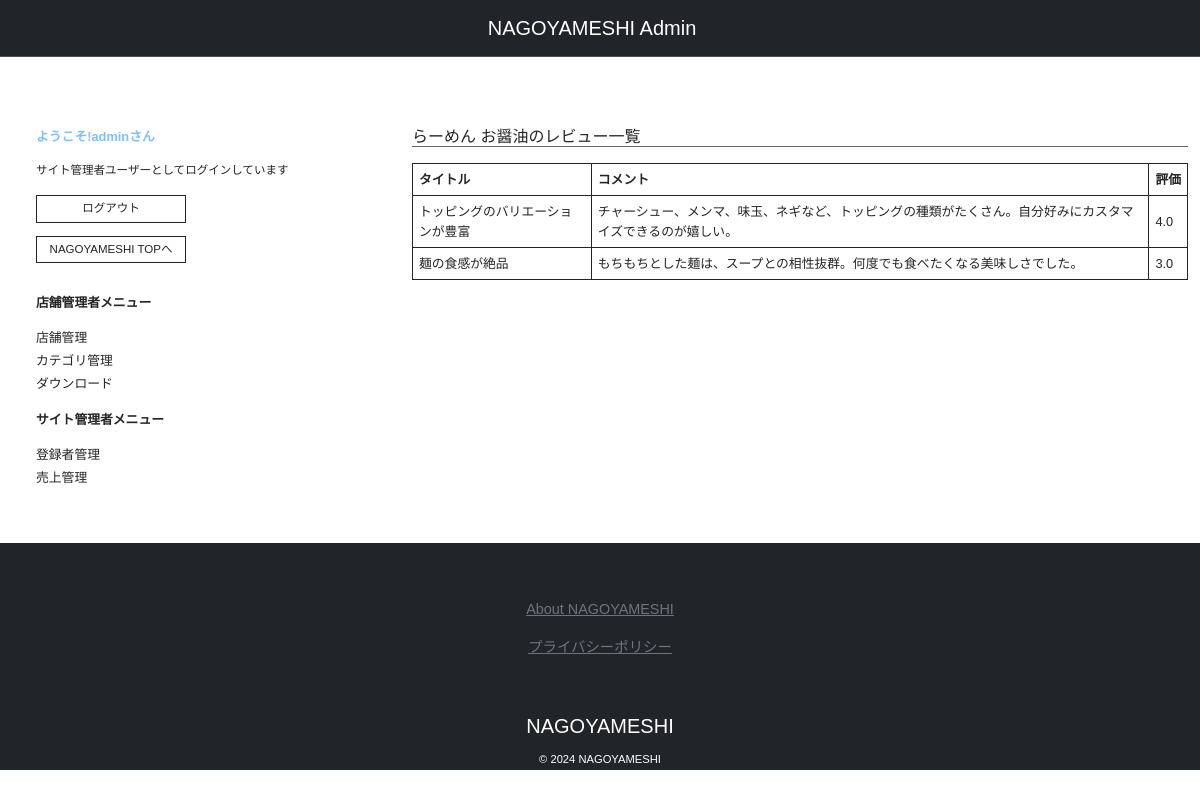
Screenshot of /list_managed_restaurant_review/3 (signed in) with the database file from the repository.
### nagoyameshi/models.py (models this page shows, shortened)
class CustomUser(AbstractBaseUser, PermissionsMixin):
    email = models.EmailField(
        _("email address"),
        unique = True
    )
    nickname = models.CharField(
        _("nickname"),
        max_length = 150,
        unique = True,
        help_text = "150文字以内で文字や数字を使うことができます（記号は「@/./+/-/_」のみ使用可能）。" ,
    )
    is_staff = models.BooleanField(
        _("staff status"),
        default = False,
        help_text = _("Designates whether the user can log into this admin site."),
    )
    is_admin = models.BooleanField(
        _("admin status"),
        default = False,
        help_text = _("Designates whether the user can manage restaurant"),
    )
    is_active = models.BooleanField(
        _('active'),
        default = True,
        help_text = _(
            "Designates whether this user should be treated as active. "
            "Unselect this instead of deleting accounts."
        ),
    )
    phone_number = models.CharField(
        _("phone number"),
        max_length = 20,
        blank = True,
    )
    date_joined = models.DateTimeField(
        _("date joined"),
        default = timezone.now
    )
    update_at = models.DateTimeField(
        _("last update"),
        auto_now = True,
    )
    objects = MyUserManager()
    EMAIL_FIELD = "email"
    USERNAME_FIELD = 'email'
    REQUIRED_FIELDS = []
    def get_nickname(self):
        return self.nickname

class Restaurant(models.Model):
    restaurant_category = models.ManyToManyField(
        Category,
        related_name = 'restaurant_categories',
        blank = True,
    )
    restaurant_admin = models.ForeignKey(
        CustomUser,
        on_delete = models.CASCADE,
    )
    restaurant_name = models.CharField(
        _("restaurant name"),
        max_length = 150,
    )
    restaurant_image = models.ImageField(
        _("restaurant image"),
        blank = True,
        default = 'noImage.png',
    )
    description = models.TextField(
        _("description"),
        blank = True,
        null = True,
    )
    postal_code = models.CharField(
        _("postal code"),
        max_length = 30,
    )
    address = models.CharField(
        _("address"),
        max_length = 200,
    )
    opening = models.TimeField(
        _("opening"),
        default = dt.time(00, 00),
    )
    closing = models.TimeField(
        _("closing"),
        default = dt.time(00, 00),
    )
    regular_holiday = models.CharField(
        _("regular holiday"),
        max_length = 20,
        choices = DAY_OF_THE_WEEK,
    )
    seat_number = models.PositiveSmallIntegerField(
        _("seat number"),
        default = 1,
    )
    phone_number = models.CharField(
        _("phone number"),
        max_length = 20,
    )
    create_at = models.DateTimeField(
        _("create at"),
        default = timezone.now
    )
    update_at = models.DateTimeField(
        _("last update"),
        auto_now = True,
    )
    class Meta:
        verbose_name = _("restaurant")
        verbose_name_plural = _("restaurants")

class Review(models.Model):
    restaurant = models.ForeignKey(
        Restaurant,
        on_delete = models.CASCADE
    )
    user = models.ForeignKey(
        CustomUser,
        on_delete = models.CASCADE,
    )
    score = models.FloatField(
        _("score"),
        choices = (
            (1.0, '1'),
            (2.0, '2'),
            (3.0, '3'),
            (4.0, '4'),
            (5.0, '5'),
        )
    )
    review_title = models.CharField(
        _("review title"),
        max_length = 100,
    )
    review_comment = models.TextField(
        _("review comment"),
    )
    create_at = models.DateTimeField(
        _("create at"),
        default = timezone.now
    )
    update_at = models.DateTimeField(
        _("last update"),
        auto_now = True,
    )

### nagoyameshi/views.py (the view)
# urls.py: path('list_managed_restaurant_review/<int:restaurant_id>', views.list_managed_restaurant_review, name='list_managed_restaurant_review'),
@login_required
def list_managed_restaurant_review(request, restaurant_id):
    categories = Category.objects.all()
    if request.method == 'GET':
        user = CustomUser.objects.get(id=request.user.id)
        if user.is_superuser or user.is_admin:
            managed_restaurant = Restaurant.objects.get(id=restaurant_id)
            managed_restaurant_reviews = Review.objects.filter(restaurant_id=restaurant_id)
            if managed_restaurant_reviews:
                return render(request, 'managed_restaurant_review.html', context={
                    'managed_restaurant': managed_restaurant,
                    'managed_restaurant_reviews': managed_restaurant_reviews,
                })
            else:
                return render(request, 'managed_restaurant_review.html', context={
                    'managed_restaurant': managed_restaurant,
                    'message': 'レビューはありません。',
                })
        else:
            return render(request, 'access_denied.html', context={
                'message': 'このページは管理者専用です。',
                'url': reverse('admin_top'),
                'text': '管理者トップ',
            })
    else:
        raise Http404

### templates/managed_restaurant_review.html (shortened to what this page needs)
{% extends 'base_admin.html' %}
{% block content %}
<section id="managed_restaurant_review">
    <h6 class="b_bottom">{{ managed_restaurant.restaurant_name }}のレビュー一覧</h6>
    <div class="table_layout mt-3">
        {% if managed_restaurant_reviews %}
        <table>
            <tr>
                <th>タイトル</th>
                <th>コメント</th>
                <th nowrap>評価</th>
            </tr>
            {% for review in managed_restaurant_reviews %}
            <tr>
                <td>{{ review.review_title }}</td>
                <td>{{ review.review_comment }}</td>
                <td>{{ review.score }}</td>
            </tr>
            {% endfor %}
        </table>
        {% endif %}
    </div>
</section>
{% endblock content %}

### templates/base_admin.html (shortened to what this page needs)
{% load static %}
<!DOCTYPE html>
<html lang="ja">
    <head>
        <link href="https://cdnjs.cloudflare.com/ajax/libs/font-awesome/5.15.1/css/all.min.css" rel="stylesheet" />
        <link href="https://cdn.jsdelivr.net/npm/bootstrap@5.3.0/dist/css/bootstrap.min.css" rel="stylesheet">
        <link rel="stylesheet" href="{% static 'css/style.css' %}">
    </head>
    <body>
        <header>
            <nav class="navbar bg-dark border-bottom border-bottom-dark justify-content-center" data-bs-theme="dark">
                <a class="navbar-brand" href="{% url 'admin_top' %}">NAGOYAMESHI Admin</a>
            </nav>
        </header>
        <main class="container-fluid">
            <div class="row">
                <div class="col-4">
                    <div class="container wrapper_section">
                        <section id="account">
                            <div class="container">
                                {% if request.user.is_authenticated %}
                                {% if request.user.is_superuser %}
                                <p class="fnt_lightblue bold">ようこそ!{{ request.user.get_nickname }}さん</p>
                                <p class="fnt_sml">サイト管理者ユーザーとしてログインしています</p>
                                <div class="wrapper_btn_col fit_btn">
                                    <a href="{% url 'logout' %}"><button type="button" class="btn btn-outline-dark rounded-0 text-nowrap btn-sm">ログアウト</button></a>
                                    <a href="{% url 'top' %}"><button type="button" class="btn btn-outline-dark rounded-0 text-nowrap btn-sm">NAGOYAMESHI TOPへ</button></a>
                                </div>
                                {% endif %}
                                {% endif %}
                            </div>
                        </section>
                        <section id="userinfo">
                            <div class="container">
                                <p class="bold">店舗管理者メニュー</p>
                                <ul class="ps-0">
                                    <li class="mb-1"><a href="{% url 'list_managed_restaurant' %}">店舗管理</a></li>
                                    <li class="mb-1"><a href="{% url 'list_categories' %}">カテゴリ管理</a></li>
                                    <li class="mb-1"><a href="{% url 'download_as_csv' %}">ダウンロード</a></li>
                                </ul>
                                {% if request.user.is_superuser %}
                                <p class="bold">サイト管理者メニュー</p>
                                <ul class="ps-0">
                                    <li class="mb-1"><a href="{% url 'list_managed_account' %}">登録者管理</a></li>
                                    <li class="mb-1"><a href="{% url 'uriage' %}?y=2024">売上管理</a></li>
                                </ul>
                                {% endif %}
                            </div>
                        </section>
                    </div>
                </div>
                <div class="col-8">
                    {% block content %}
                    {% endblock content %}
                </div>
            </div>
        </main>
        <footer class="text-center bg-dark">
            <ul class="nav justify-content-center d-flex flex-column py-5">
                <li class="nav-item">
                    <a class="nav-link link-secondary fnt_sml under_line" href="{% url 'about' %}">About NAGOYAMESHI</a>
                </li>
                <li class="nav-item">
                    <a class="nav-link link-secondary fnt_sml under_line" href="{% url 'privacy_policy' %}">プライバシーポリシー</a>
                </li>
            </ul>
            <h5 class="fnt_white"><a class="navbar-brand" href="{% url 'top' %}">NAGOYAMESHI</a></h5>
            <small class="fnt_white">&copy; 2024 NAGOYAMESHI</small>
        </footer>
    </body>
</html>

### static/css/style.css (style rules this page uses)
html { font-size: 100%; font-family: 'Hiragino Kaku Gothic Pro', 'Meiryo', sans-serif; }
body { color: #262525; font-family: 'Hiragino Kaku Gothic Pro', 'Meiryo', sans-serif; }
a { text-decoration: none; color: #262525; }
li { list-style: none; }
header { margin-bottom: 40px; }
footer { margin-top: 40px; }
section { margin-top: 30px; font-size: 80%; }
small { font-size: 0.7em; }
.btn { font-size: 0.9em; }
.wrapper_btn_col { display: flex; flex-direction: column; gap: 1em; }
.fit_btn .btn { width: 150px; }
.bold { font-weight: bold; }
.fnt_sml { font-size: 0.9em; }
.fnt_lightblue { color: #7fbfff; }
.fnt_white { color: #fff; }
.b_bottom { border-bottom: solid 1px #666; }
.under_line { text-decoration: underline; }
.table_layout table { width: 100%; }
.table_layout th { padding: 6px; border: 1px #262525 solid; }
.table_layout td { padding: 6px; border: 1px #262525 solid; }
.container-fluid { margin-right: auto; margin-left: auto; max-width: 1200px; }

### rows the page displays
CustomUser: user.get_nickname "admin"
Restaurant: restaurant_name "らーめん お醤油"
Review: review_title "トッピングのバリエーションが豊富", review_comment "チャーシュー、メンマ、味玉、ネギなど、トッピングの種類がたくさん。自分好みにカスタマイズできるのが嬉しい。", score "4.0"
Review: review_title "麺の食感が絶品", review_comment "もちもちとした麺は、スープとの相性抜群。何度でも食べたくなる美味しさでした。", score "3.0"
